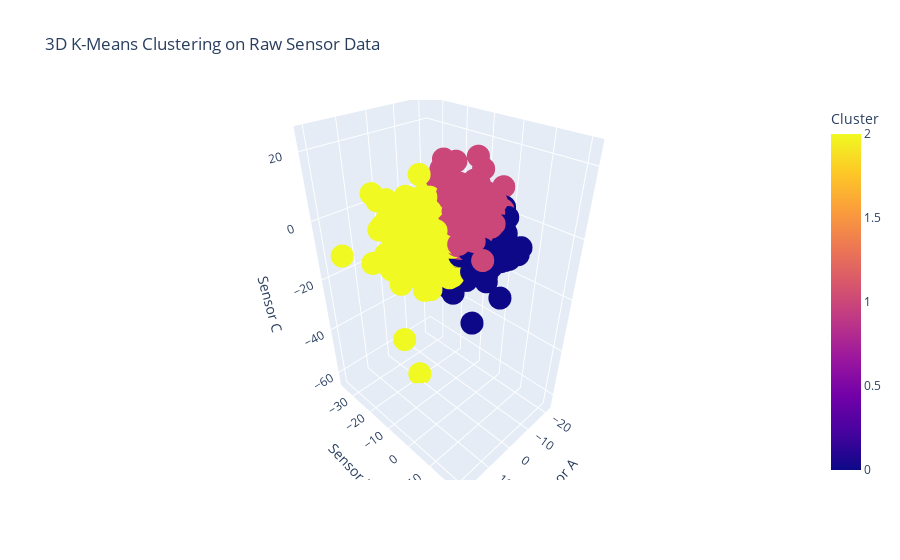

Write notebook code for a chart like this one.
### Code cell
#3D Visualization with Plotly

fig = px.scatter_3d(
    df,
    x='a',
    y='b',
    z='c',
    color='Cluster',
    title='3D K-Means Clustering on Raw Sensor Data',
    labels={'a': 'Sensor A', 'b': 'Sensor B', 'c': 'Sensor C'}
)

fig.show()

### Figure 1 — Plotly figure (JSON) as saved in the notebook; plotly's stock layout.template omitted (floating-point values rounded to 4 significant figures; data arrays with more than 128 entries replaced by an {"elided": "..."} marker saying what was removed)
{"data": [{"hovertemplate": "Sensor A=%{x}<br>Sensor B=%{y}<br>Sensor C=%{z}<br>Cluster=%{marker.color}<extra></extra>", "legendgroup": "", "marker": {"color": {"elided": "27937 int values"}, "coloraxis": "coloraxis", "symbol": "circle"}, "mode": "markers", "name": "", "scene": "scene", "showlegend": false, "type": "scatter3d", "x": {"elided": "27937 float values"}, "y": {"elided": "27937 float values"}, "z": {"elided": "27937 float values"}}], "layout": {"coloraxis": {"colorbar": {"title": {"text": "Cluster"}}, "colorscale": [[0, "#0d0887"], [0.1111, "#46039f"], [0.2222, "#7201a8"], [0.3333, "#9c179e"], [0.4444, "#bd3786"], [0.5556, "#d8576b"], [0.6667, "#ed7953"], [0.7778, "#fb9f3a"], [0.8889, "#fdca26"], [1, "#f0f921"]]}, "legend": {"tracegroupgap": 0}, "scene": {"domain": {"x": [0, 1], "y": [0, 1]}, "xaxis": {"title": {"text": "Sensor A"}}, "yaxis": {"title": {"text": "Sensor B"}}, "zaxis": {"title": {"text": "Sensor C"}}}, "title": {"text": "3D K-Means Clustering on Raw Sensor Data"}}}
